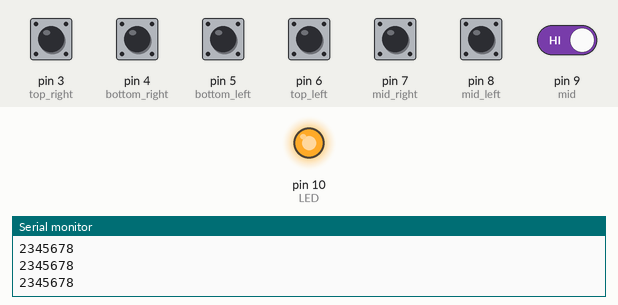
The sketch below on a simulated Arduino Uno, built with avr-gcc and run on an emulated ATmega328P. Parts: output pins drawn as LEDs (lit = HIGH), the last lines printed to the serial monitor. The inputs (shaded band) are chosen by the test bench; at power-on: pin 3 (top_right), pin 4 (bottom_right), pin 5 (bottom_left), pin 6 (top_left), pin 7 (mid_right), pin 8 (mid_left), pin 9 (mid) HIGH.

Above: at 1.2 s.
1.3 s: pin 9 (mid) driven LOW
At 2.4 s:
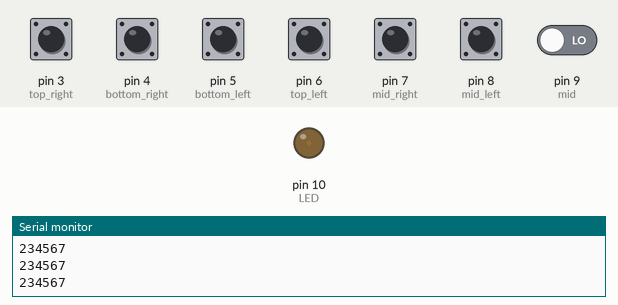
2.8 s: pin 9 (mid) driven HIGH
At 4.0 s:
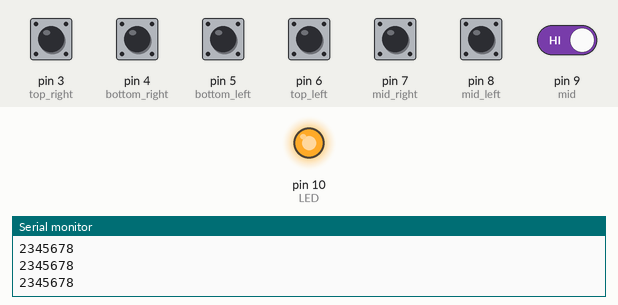
Timing chart, 0 to 5.8 s (numbered marks = the images above; inputs shaded):
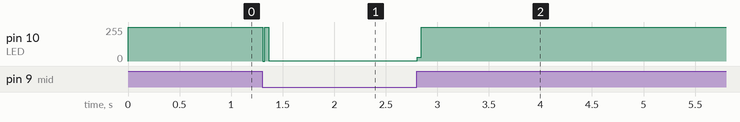

Measured:
- after the input at 1.3 s, pin 10 (LED): 255/255 → 2/255 at once
- after the input at 2.8 s, pin 10 (LED): 2/255 → 255/255 at once

The sketch:

arduino_code.ino
```cpp
#define top_right 3
#define bottom_right 4
#define bottom_left 5
#define top_left 6
#define mid_right 7
#define mid_left 8
#define mid 9

#define LED 10

void setup() {
  Serial.begin(9600);

  pinMode(top_right, INPUT);
  pinMode(bottom_right, INPUT);
  pinMode(bottom_left, INPUT);
  pinMode(top_left, INPUT);
  pinMode(mid_right, INPUT);
  pinMode(mid_left, INPUT);
  pinMode(mid, INPUT);
  pinMode(LED, OUTPUT);
}

void loop() {
  int signal2 = digitalRead(top_right);
  int signal3 = digitalRead(bottom_right);
  int signal4 = digitalRead(bottom_left);
  int signal5 = digitalRead(top_left);
  int signal6 = digitalRead(mid_right);
  int signal7 = digitalRead(mid_left);
  int signal8 = digitalRead(mid);

  bool pressed = false;

  if (signal2 == LOW) {
    digitalWrite(LED, LOW);
  } else {
    digitalWrite(LED, HIGH);
    Serial.print("2");
    pressed = true;
  }

  if (signal3 == LOW) {
    digitalWrite(LED, LOW);
  } else {
    digitalWrite(LED, HIGH);
    Serial.print("3");
    pressed = true;
  }

  if (signal4 == LOW) {
    digitalWrite(LED, LOW);
  } else {
    digitalWrite(LED, HIGH);
    Serial.print("4");
    pressed = true;
  }

  if (signal5 == LOW) {
    digitalWrite(LED, LOW);
  } else {
    digitalWrite(LED, HIGH);
    Serial.print("5");
    pressed = true;
  }

  if (signal6 == LOW) {
    digitalWrite(LED, LOW);
  } else {
    digitalWrite(LED, HIGH);
    Serial.print("6");
    pressed = true;
  }

  if (signal7 == LOW) {
    digitalWrite(LED, LOW);
  } else {
    digitalWrite(LED, HIGH);
    Serial.print("7");
    pressed = true;
  }

  if (signal8 == LOW) {
    digitalWrite(LED, LOW);
  } else {
    digitalWrite(LED, HIGH);
    Serial.print("8");
    pressed = true;
  }


  if (pressed == true) {
    Serial.println("");
  }

  delay(10);  // avoid spamming
}
```
